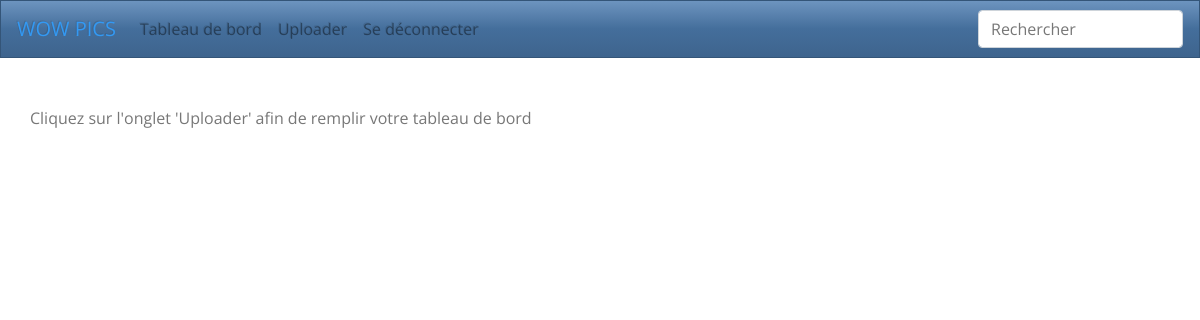
/v1.00/index.php?action=PageDashboard&indexPage=2 (signed in), run on an earlier commit of the app's database.
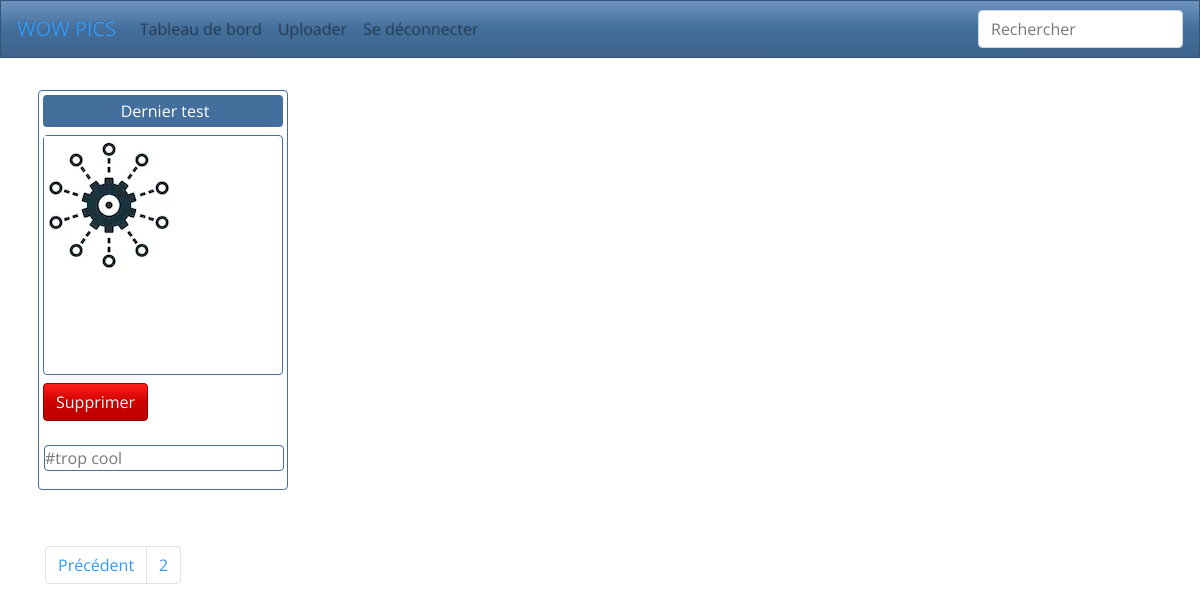
And on a later commit of the database.
### tables this page shows
CREATE TABLE `picture` (
  `idPicture` int(11) NOT NULL,
  `fileName` varchar(255) NOT NULL,
  `status` varchar(30) NOT NULL DEFAULT 'private',
  `link` varchar(255) NOT NULL,
  `tags` text NOT NULL,
  `dateUpload` datetime NOT NULL DEFAULT CURRENT_TIMESTAMP,
  `idUser` int(11) NOT NULL,
  `urlAnonymous` text
);

### v1.00/Controller/ControllerAccueil.php (called while the page is built, shortened)
<?php
class ControllerAccueil
{
    public function renderDashboard($indexPage)
    {
        if (isset($indexPage))
        {
           $indexPictures = $this->donnerIndexPageBdd($indexPage);
        }
        $dashboard = new PictureManager();
        $dashboard = $dashboard->getPicturesDashboard($_SESSION['idUser']);
        $picturesCount = count($dashboard);
        $nbPages = ceil(($picturesCount)/8);
        if($indexPage < 2)
        {
            $pictures = array_slice($dashboard, 0, 8);
        }
        else {
            $pictures = array_slice($dashboard,$indexPictures,8);
        }
        $vue = new View("Dashboard");
        $vue->generer(array("nbPages" => $nbPages, "resultat" => $pictures, "indexPage" => $indexPage));
    }
    private function donnerIndexPageBdd($indexPage)
    {
        $index = 0;
        for ($i = 1; $i < $indexPage ; $i++)
        {
            $index +=8;
        }
        return $index;
    }
}

### v1.00/AutoLoader.php (called while the page is built, shortened)
<?php
 class AutoLoader
 {
    static function autoLoad($className)
    {
        $directories = array("controller", "model", "view", "model/Entity", "model/EntityManager", "Helpers");
        foreach($directories as $directory)
        {
            $file = $directory .'\\' . $className . '.php';
        }
    }
 }

### v1.00/Model/Modele.php (called while the page is built, shortened)
<?php
Abstract class Modele
{
  protected function executeReq($req, $params = null)
  {
   $bdd = Database::getInstance() -> getConnection();
    if($params == null)
    {
      $res = $bdd->query($req);
    }
    else
    {
      $res = $bdd->prepare($req);
      $res->execute($params);
    }
    return $res;
  }
  function hydrate(array $donnees){
    foreach ($donnees as $key => $value ){
        $method = 'set'.ucfirst($key);
    }
  }
}

### v1.00/Model/EntityManager/PictureManager.php (called while the page is built, shortened)
<?php
class PictureManager extends Modele
{
    public function getPicturesDashboard($id_user)
    {
        $req='SELECT * FROM picture WHERE idUser=?';
        $res = $this->executeReq($req,array($id_user));
        $pictures = [];
        while($donnes =$res->fetch(PDO::FETCH_ASSOC))
        {
            $picture = new Picture();
            $picture->hydrate($donnes);
            $pictures[] = $picture;
        }
        return $pictures;
    }
}

### v1.00/Model/Entity/Picture.php (called while the page is built, shortened)
<?php
class Picture extends Modele {
    private $idPicture;
    private $filename;
    private $status;
    private $link;
    private $tags;
    public function getIdPicture()
    {
        return $this->idPicture;
    }
    public function setIdPicture($idPicture)
    {
        $this->idPicture = $idPicture;
        return $this;
    }
    public function getFilename()
    {
        return $this->filename;
    }
    public function setFilename($filename)
    {
        $this->filename = $filename;
        return $this;
    }
    public function getStatus()
    {
        return $this->status;
    }
    public function setStatus($status)
    {
        $this->status = $status;
        return $this;
    }
    public function getLink()
    {
        return $this->link;
    }
    public function setLink($link)
    {
        $this->link = $link;
        return $this;
    }
    public function getTags()
    {
        return $this->tags;
    }
    public function setTags($tags)
    {
        $this->tags = $tags;
        return $this;
    }
    public function setDateUpload($dateUpload)
    {
        return $this;
    }
    public function setIdUser($idUser)
    {
            return $this;
    }
     public function setUrlAnonymous($urlAnonymous)
     {
             return $this;
     }
}

### v1.00/View/Dashboard.html.php (the view, shortened to what this page needs)
<head>
  <link rel="stylesheet" href="Css/bootstrap.min.css">
  <link rel="stylesheet" href="Css/style.css">
</head>
<body>
<main class="container mt-4">
    <div class="row">
        <?php
            if(!empty($resultat))
            {
                forEach($resultat as $picture)
                {
        ?>
            <div class="carte card border-primary p-1 m-2">
            <div class="d-flex align-items-center text-white bg-primary pl-1 rounded">
                    <p class="mx-auto my-auto pt-1 pb-1"><?php echo $picture->getFilename() ?></p>
                </div>
                <div class="photo border border-primary rounded mt-2 ">
                <?php if($picture->getStatus() === "public")
                    {?>
                        <a id="link<?php echo $picture->getIdPicture(); ?>"href="index.php?action=PagePicture&Picture=<?php echo $picture->getIdPicture(); ?>">
                            <img class="image img-fluid " src="<?php echo $picture->getLink(); ?>" alt="picture"/>
                        </a>
                    <?php }
                    else { ?>
                        <a id="link<?php echo $picture->getIdPicture(); ?>" href="index.php?action=PagePrivatePicture&Picture=<?php echo $picture->getIdPicture(); ?>">
                            <img class="image img-fluid " src="<?php echo $picture->getLink(); ?>" alt="picture"/>
                        </a>
                    <?php } ?>
                </div>
                <div class="mt-2 mb-3">
                    <a href="index.php?action=DeletePicture&Picture=<?php echo $picture->getIdPicture(); ?>"> <button class="btn btn-danger">Supprimer</button></a>
                </div>
                <p class="commentaire border border-primary rounded mt-2"><?php $tags = $picture->getTags();
                        $tags = explode(",",$tags);
                        for($i = 0 ; $i <count($tags); $i++)
                        {
                                echo '#'. $tags[$i] . " ";
                        }
                        ?>
                    </p>
            </div>
        <?php }
            }
                else {
            echo "<p class='text-center mt-4'> Cliquez sur l'onglet 'Uploader' afin de remplir votre tableau de bord </p>";
        } ?>
    </div>
    <?php
    if(isset($nbPages))
    {
        if ($nbPages > 1)
        { ?>
            <nav class="mt-5" aria-label="Page navigation example">
            <ul class="pagination">
        <?php
            if($indexPage > 1)
            { ?>
                <li class="page-item"><a class="page-link" href="index.php?action=PageDashboard&indexPage=<?php echo ($indexPage-1); ?>">Précédent</a></li>
            <?php }
            for($i = 0; $i < 3 ; $i ++)
            {
                ?>
                <li class="page-item"><a class="page-link" href="index.php?action=PageDashboard&indexPage=<?php echo ($indexPage+$i); ?>"><?php echo ($indexPage+$i); ?></a></li>
            <?php
            if($indexPage+$i >= $nbPages)
            {
            break;
            }
            }
            { ?>
           <?php }
        } ?>
        </ul>
        </nav>
    <?php }  ?>
</main>
</body>

### v1.00/View/Template.html.php (shortened to what this page needs)
<head>
  <link rel="stylesheet" href="Css/fontAwesome.css">
  <link rel="stylesheet" href="Css/bootstrap-tagsinput.css">
  <link href="https://gitcdn.github.io/bootstrap-toggle/2.2.2/css/bootstrap-toggle.min.css" rel="stylesheet">
  <link rel="stylesheet" href="Css/bootstrap.min.css">
</head>
<body>
  <nav class="navbar navbar-light navbar-expand-lg bg-primary">
    <div class="collapse navbar-collapse" id="navbarSupportedContent">
    <a class="navbar-brand" href="index.php">WOW PICS</a>
    <ul class="navbar-nav mr-auto">
      <?php if(isset($_SESSION['login']))
      {
        ?>
          <li class="nav-item">
            <a class="nav-link" href="index.php?action=PageDashboard">Tableau de bord</a>
          </li>
          <li class="nav-item">
            <a class="nav-link" href="index.php?action=PageUpload">Uploader</a>
          </li>
          <li class="nav-item">
            <a class="nav-link" href="index.php?action=Deconnexion">Se déconnecter</a>
          </li>
      </ul>
    </div>
    <form class="form-inline my-2 my-lg-0" method="POST" action="index.php?action=Search">
      <input type="text" class="col-xs-4 form-control" placeholder="Rechercher" name="search">
    </form>
      <?php } ?>
  </nav>
<div> <?php echo $content; ?></div>
</body>

### v1.00/index.php (shortened to what this page needs)
<?php
require 'AutoLoader.php';
if (isset($_POST['ajax'])){
    $routeur = new RouteurAjax();
    $routeur->router();
}else{
    $routeur = new Routeur();
    $routeur->router();
}

### v1.00/Controller/Routeur.php (shortened to what this page needs)
<?php
   class Routeur
   {
       public function router()
       {
            if(isset($_GET['action']) && !empty($_SESSION['login']))
            {
               switch($_GET['action'])
               {
                    case"PageDashboard":
                        $this->ctrlAccueil = new ControllerAccueil();
                        if(isset($_GET['indexPage']))
                        {
                            $this->ctrlAccueil->renderDashboard($_GET['indexPage']);
                        }
                        else {
                            $this->ctrlAccueil->renderDashboard(1);
                        }
                    break;
                }
            }
       }
    }

### v1.00/View/View.php (shortened to what this page needs)
<?php
class View
{
    private $fichier;
    public function __construct($action)
    {
        $this->fichier = "View/". $action .".html.php";
    }
    public function generer($data = [])
    {
        $contenu = $this->genererFichier($this->fichier, $data);
        $maPage =  array('content' => $contenu);
        $vue = $this->genererFichier('View/Template.html.php', $maPage);
        echo $vue;
    }
    private function genererFichier($fichier, $data)
    {
        if(file_exists($fichier))
        {
            extract($data);
            require $fichier;
            return ob_get_clean();
        }
        else
        {
            throw new Exception ("Fichier $fichier introuvable");
        }
    }
}

### v1.00/Css/style.css (style rules this page uses)
.carte { min-width: 250px !important; max-width: 250px!important; min-height: 400px; max-height: 400px; padding: 1px; }
.photo { display:flex; align-content: center; min-width: 240px; max-width: 240px; min-height: 240px; max-height: 240px; }
.image { width:auto; margin: auto; }
.commentaire { min-width: 240px; max-width: 240px; margin-left: 1px; }

What changed in the data, as far as the page shows it:
added picture: fileName "Dernier test", link (picture), tags "trop cool"
Also different on the page:
text no longer shown: "Cliquez sur l'onglet 'Uploader' afin de remplir votre tableau de bord"
text now shown: "Précédent"
new list line: "2"
